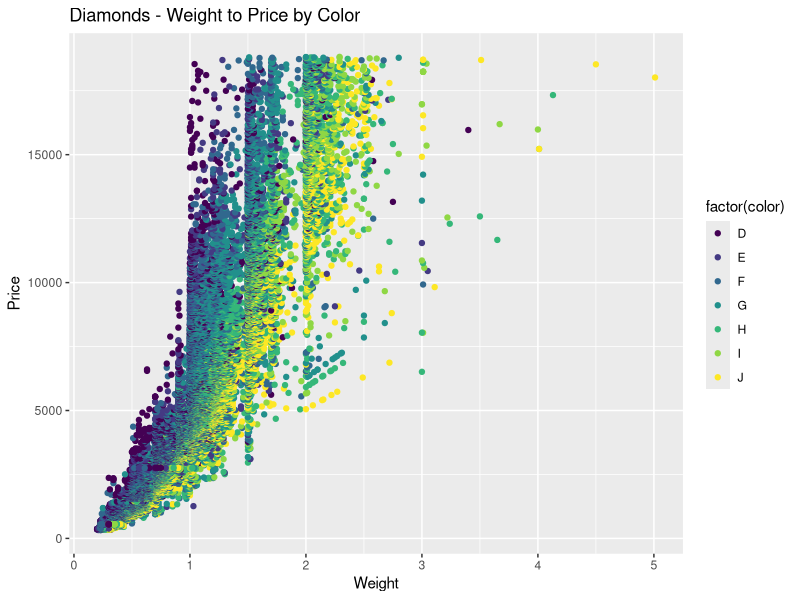
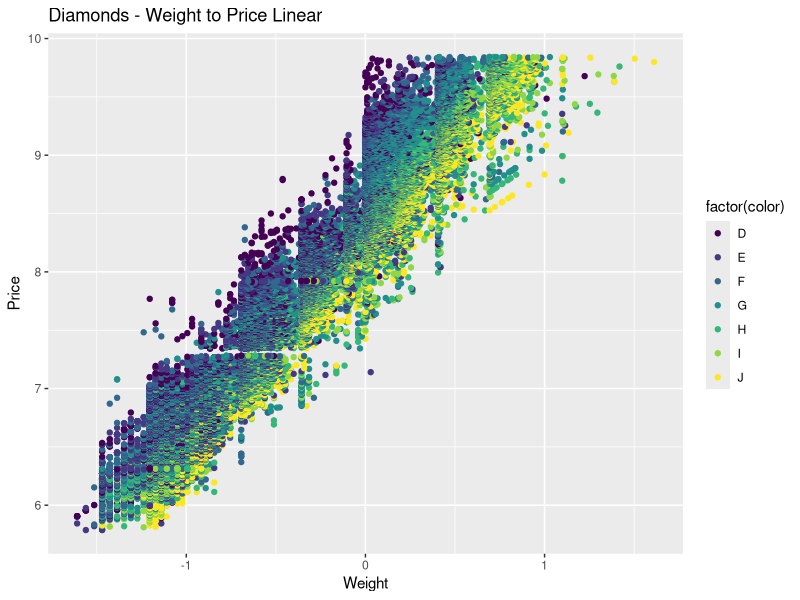
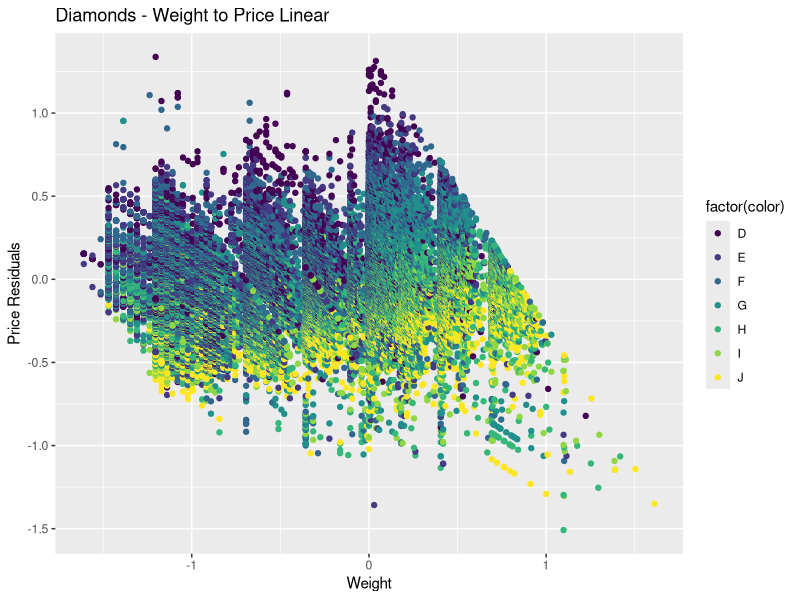
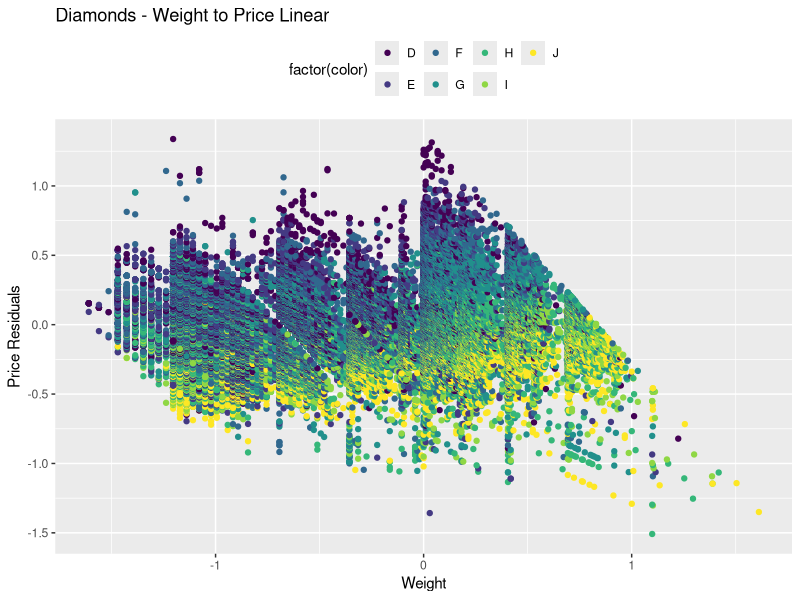

These charts were generated, in order, by the following R code: (Note: this script raises an error after producing the figures.)
#Verro Ejiba
#Homework 6
#Group C

#Stuart- Your code is good, but it needs more documentation.

#Get data from package
install.packages("ggplot2")
library("ggplot2")
data("diamonds")
#2 Scatter plot of weight("Carat") and Price using Color(the "color" column in the diamonds dataframe )
ggplot(diamonds, aes(carat,price)) + geom_point(aes(colour = factor(color))) + xlab("Weight") + ylab("Price") + labs(title ="Diamonds - Weight to Price by Color")

#3 Natural log transformation price
ggplot(diamonds, aes(log(carat),log(price))) + geom_point(aes(colour = factor(color))) + xlab("Weight") + ylab("Price") + labs(title ="Diamonds - Weight to Price Linear")

#4 Remove the linear trend by creating a linear model and using the transformed on x-axis and the residuals on the y-axis
res = resid(lm(log(price) ~ log(carat), data = diamonds))
ggplot(diamonds, aes(log(carat),res)) + geom_point(aes(colour = factor(color))) + xlab("Weight") + ylab("Price Residuals") + labs(title ="Diamonds - Weight to Price Linear")

#5
install.packages("grid")
price_plot <- ggplot(diamonds, aes(price,..density.., colour = factor(color))) + geom_histogram(binwidth = 25) + theme(axis.title.x= element_blank(), axis.title.y= element_blank(), legend.position = "none")
carat_plot <- ggplot(diamonds, aes(carat,..density.., colour = factor(color))) + geom_histogram(binwidth = 0.085) + theme(axis.title.x= element_blank(), axis.title.y= element_blank(), legend.position = "none")
ggplot(diamonds, aes(log(carat),res)) + geom_point(aes(colour = factor(color))) + xlab("Weight") + ylab("Price Residuals") + labs(title ="Diamonds - Weight to Price Linear") + theme(legend.position ="top")
vp1 <- viewport(width = 0.4, height = 0.2, x=0.80, y =0.77)
vp2 <- viewport(width = 0.5, height = 0.3, x=.32, y=.2)
print(price_plot, vp = vp2)
print(carat_plot, vp = vp1)